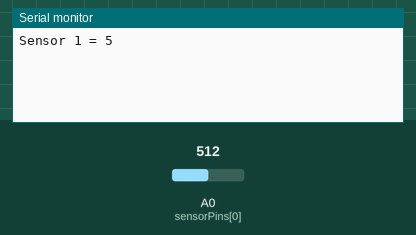
This sketch was run on a simulated Arduino Mega 2560, built with avr-gcc and run on an emulated ATmega2560. On the bench: the last lines printed to the serial monitor. The test bench sets the inputs (shaded band); at power-on: A0 (sensorPins[0]) = 512.

Above: at 1.8 s.
1.9 s: A0 (sensorPins[0]) set to 716
At 2.8 s:
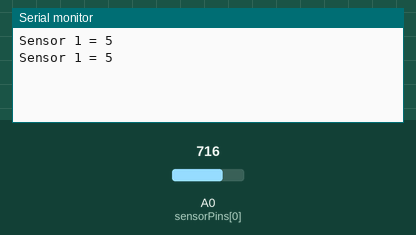
3.4 s: A0 (sensorPins[0]) set to 900
At 4.8 s:
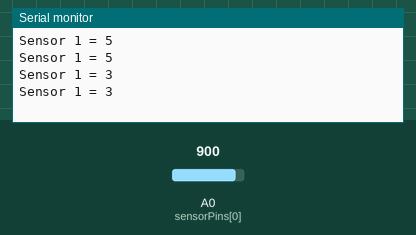
Timing chart, 0 to 6.4 s (numbered marks = the images above; inputs shaded):
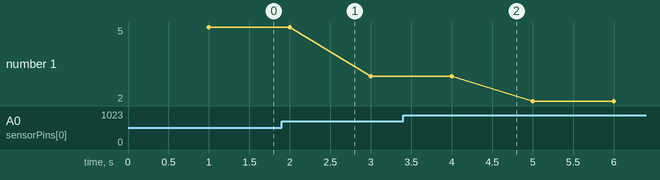

Measured:
- plotted number 1: 5 → 3 after the input at 1.9 s, 3 → 2 after the input at 3.4 s

The sketch:

MultipleIR-Sensor-GP2Y0A.ino
```cpp
/*
The code below are for multiple GPY20A IR sensors. The pins are stored in a data array.

IMPT NOTES-
The distance value depends on the data sheet given (if any!) and it could be measured manually using analogRead (read voltage value from sensor). 255 = 5v , 0 = 0v with a linear relationship.

*/

// Sharp IR GP2Y0A41SK0F Distance Test
// http://tinkcore.com/sharp-ir-gp2y0a41-skf/
// copied from https://www.instructables.com/id/How-to-Use-the-Sharp-IR-Sensor-GP2Y0A41SK0F-Arduin/

int sensorPins[] =  {A0}; // CHANGE THIS WHEN USING MEGA  // Sharp IR GP2Y0A41SK0F (4-30cm, analog) CM
int sensorNumber = 1;
int distanceValue[1];  // CHANGE THIS WHEN USING MEGA
void setup() {
  Serial.begin(9600); // start the serial port
  for( int thisSensor = 0; thisSensor < sensorNumber ; thisSensor++)
  {
    pinMode(sensorPins[thisSensor],INPUT);
  }
}

void loop() {
  // 5
  for (int i = 0 ; i <sensorNumber ; i++)
  {
  float volts = analogRead(sensorPins[i])*0.0048828125;  // value from sensor * (5/1024)
  distanceValue[i] = 13*pow(volts, -1); // worked out from datasheet graph
  }
  delay(1000); // slow down serial port
  Serial.println("Sensor 1 = " + String(distanceValue[0])); // + "Sensor 2 = " + String(distanceValue[1]));
}
```
